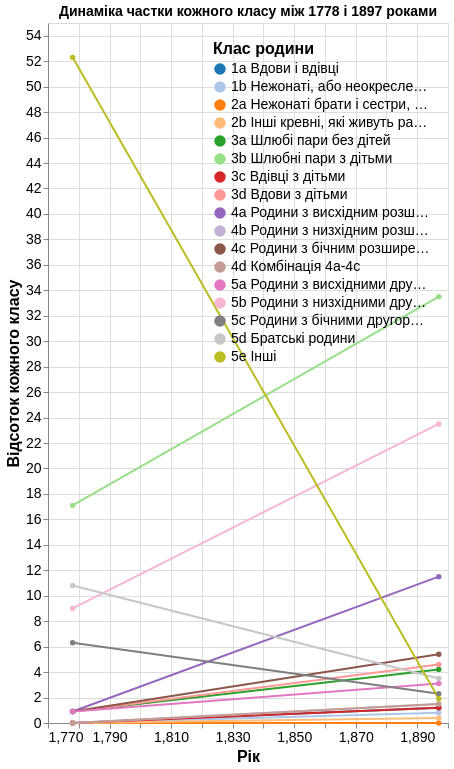

Notebook source saved alongside this figure:
### Markdown cell above
#### Як змінився класовий розподіл з часом

І останнім питанням, що ми розглянемо буде "Як змінився класовий розподіл з часом". Для цього я побудую простенький лінійний графік з лише 2ма точками на вісі x.
Так ми зможемо відразу побачити тенденцію на зріст чи спад кожного з класів:

### Code cell
line_chart = alt.Chart(family).mark_line(point=True).encode(
    x = alt.X("Рік джерела:Q", title = "Рік", axis = alt.Axis(titleFontSize = 16, labelFontSize = 14)),
    y = alt.Y("% кожного класу", title = "Відсоток кожного класу", axis = alt.Axis(titleFontSize = 16, labelFontSize = 14)),
    color = alt.Color("Клас", title = "Клас родини", scale = alt.Scale(scheme = "category20"),
                      legend = alt.Legend(orient = "top-right",titleFontSize = 16, labelFontSize = 14, labelLimit = 200))
).properties(
    width = 400,
    height = 700,
    title = alt.TitleParams(
        text = "Динаміка частки кожного класу між 1778 і 1897 роками",
        anchor = "middle",
        fontSize = 14))

line_chart

### Figure 1 — Vega-Lite specification as saved in the notebook (floating-point values rounded to 4 significant figures)
{"config": {"view": {"continuousWidth": 300, "continuousHeight": 300}}, "data": {"name": "data-18b64afda49f630a12409113942682b0"}, "mark": {"type": "line", "point": true}, "encoding": {"color": {"field": "Клас", "legend": {"labelFontSize": 14, "labelLimit": 200, "orient": "top-right", "titleFontSize": 16}, "scale": {"scheme": "category20"}, "title": "Клас родини", "type": "nominal"}, "x": {"axis": {"labelFontSize": 14, "titleFontSize": 16}, "field": "Рік джерела", "title": "Рік", "type": "quantitative"}, "y": {"axis": {"labelFontSize": 14, "titleFontSize": 16}, "field": "% кожного класу", "title": "Відсоток кожного класу", "type": "quantitative"}}, "height": 700, "title": {"text": "Динаміка частки кожного класу між 1778 і 1897 роками", "anchor": "middle", "fontSize": 14}, "width": 400, "$schema": "https://vega.github.io/schema/vega-lite/v5.20.1.json", "datasets": {"data-18b64afda49f630a12409113942682b0": [{"Категорія": "Самотні особи", "Клас": "1a Вдови і вдівці", "Кількість": 0, "%": 0.0, "% кожного класу": 0.0, "Усього по категоріях": null, "Рік джерела": 1778}, {"Категорія": "Самотні особи", "Клас": "1b Нежонаті, або неокресленого цивільного стану", "Кількість": 0, "%": 0.0, "% кожного класу": 0.0, "Усього по категоріях": 0.0, "Рік джерела": 1778}, {"Категорія": "Безструктурні", "Клас": "2a Нежонаті брати і сестри, які живуть разом", "Кількість": 0, "%": 0.0, "% кожного класу": 0.0, "Усього по категоріях": null, "Рік джерела": 1778}, {"Категорія": "Безструктурні", "Клас": "2b Інші кревні, які живуть разом", "Кількість": 0, "%": 0.0, "% кожного класу": 0.0, "Усього по категоріях": 0.0, "Рік джерела": 1778}, {"Категорія": "Нуклеарні", "Клас": "3a Шлюбі пари без дітей", "Кількість": 1, "%": 18.9, "% кожного класу": 0.9, "Усього по категоріях": null, "Рік джерела": 1778}, {"Категорія": "Нуклеарні", "Клас": "3b Шлюбні пари з дітьми", "Кількість": 19, "%": 18.9, "% кожного класу": 17.1, "Усього по категоріях": null, "Рік джерела": 1778}, {"Категорія": "Нуклеарні", "Клас": "3c Вдівці з дітьми", "Кількість": 0, "%": 18.9, "% кожного класу": 0.0, "Усього по категоріях": null, "Рік джерела": 1778}, {"Категорія": "Нуклеарні", "Клас": "3d Вдови з дітьми", "Кількість": 1, "%": 18.9, "% кожного класу": 0.9, "Усього по категоріях": 21.0, "Рік джерела": 1778}, {"Категорія": "Розширені", "Клас": "4a Родини з висхідним розширенням", "Кількість": 1, "%": 1.8, "% кожного класу": 0.9, "Усього по категоріях": null, "Рік джерела": 1778}, {"Категорія": "Розширені", "Клас": "4b Родини з низхідним розширенням", "Кількість": 0, "%": 1.8, "% кожного класу": 0.0, "Усього по категоріях": null, "Рік джерела": 1778}, {"Категорія": "Розширені", "Клас": "4c Родини з бічним розширенням", "Кількість": 1, "%": 1.8, "% кожного класу": 0.9, "Усього по категоріях": null, "Рік джерела": 1778}, {"Категорія": "Розширені", "Клас": "4d Комбінація 4a-4c", "Кількість": 0, "%": 1.8, "% кожного класу": 0.0, "Усього по категоріях": 2.0, "Рік джерела": 1778}, {"Категорія": "Мультифокальні", "Клас": "5a Родини з висхідними другорядними ядрами", "Кількість": 1, "%": 79.3, "% кожного класу": 0.9, "Усього по категоріях": null, "Рік джерела": 1778}, {"Категорія": "Мультифокальні", "Клас": "5b Родини з низхідними другорядними ядрами", "Кількість": 10, "%": 79.3, "% кожного класу": 9.0, "Усього по категоріях": null, "Рік джерела": 1778}, {"Категорія": "Мультифокальні", "Клас": "5c Родини з бічними другорядними ядрами", "Кількість": 7, "%": 79.3, "% кожного класу": 6.3, "Усього по категоріях": null, "Рік джерела": 1778}, {"Категорія": "Мультифокальні", "Клас": "5d Братські родини", "Кількість": 12, "%": 79.3, "% кожного класу": 10.8, "Усього по категоріях": null, "Рік джерела": 1778}, {"Категорія": "Мультифокальні", "Клас": "5e Інші", "Кількість": 58, "%": 79.3, "% кожного класу": 52.3, "Усього по категоріях": 88.0, "Рік джерела": 1778}, {"Категорія": "Самотні особи", "Клас": "1a Вдови і вдівці", "Кількість": 3, "%": 1.9, "% кожного класу": 1.2, "Усього по категоріях": null, "Рік джерела": 1897}, {"Категорія": "Самотні особи", "Клас": "1b Нежонаті, або неокресленого цивільного стану", "Кількість": 2, "%": 1.9, "% кожного класу": 0.8, "Усього по категоріях": 5.0, "Рік джерела": 1897}, {"Категорія": "Безструктурні", "Клас": "2a Нежонаті брати і сестри, які живуть разом", "Кількість": 0, "%": 0.4, "% кожного класу": 0.0, "Усього по категоріях": null, "Рік джерела": 1897}, {"Категорія": "Безструктурні", "Клас": "2b Інші кревні, які живуть разом", "Кількість": 1, "%": 0.4, "% кожного класу": 0.4, "Усього по категоріях": 1.0, "Рік джерела": 1897}, {"Категорія": "Нуклеарні", "Клас": "3a Шлюбі пари без дітей", "Кількість": 11, "%": 43.5, "% кожного класу": 4.2, "Усього по категоріях": null, "Рік джерела": 1897}, {"Категорія": "Нуклеарні", "Клас": "3b Шлюбні пари з дітьми", "Кількість": 87, "%": 43.5, "% кожного класу": 33.5, "Усього по категоріях": null, "Рік джерела": 1897}, {"Категорія": "Нуклеарні", "Клас": "3c Вдівці з дітьми", "Кількість": 3, "%": 43.5, "% кожного класу": 1.2, "Усього по категоріях": null, "Рік джерела": 1897}, {"Категорія": "Нуклеарні", "Клас": "3d Вдови з дітьми", "Кількість": 12, "%": 43.5, "% кожного класу": 4.6, "Усього по категоріях": 113.0, "Рік джерела": 1897}, {"Категорія": "Розширені", "Клас": "4a Родини з висхідним розширенням", "Кількість": 30, "%": 20.0, "% кожного класу": 11.5, "Усього по категоріях": null, "Рік джерела": 1897}, {"Категорія": "Розширені", "Клас": "4b Родини з низхідним розширенням", "Кількість": 4, "%": 20.0, "% кожного класу": 1.5, "Усього по категоріях": null, "Рік джерела": 1897}, {"Категорія": "Розширені", "Клас": "4c Родини з бічним розширенням", "Кількість": 14, "%": 20.0, "% кожного класу": 5.4, "Усього по категоріях": null, "Рік джерела": 1897}, {"Категорія": "Розширені", "Клас": "4d Комбінація 4a-4c", "Кількість": 4, "%": 20.0, "% кожного класу": 1.5, "Усього по категоріях": 52.0, "Рік джерела": 1897}, {"Категорія": "Мультифокальні", "Клас": "5a Родини з висхідними другорядними ядрами", "Кількість": 8, "%": 34.2, "% кожного класу": 3.1, "Усього по категоріях": null, "Рік джерела": 1897}, {"Категорія": "Мультифокальні", "Клас": "5b Родини з низхідними другорядними ядрами", "Кількість": 61, "%": 34.2, "% кожного класу": 23.5, "Усього по категоріях": null, "Рік джерела": 1897}, {"Категорія": "Мультифокальні", "Клас": "5c Родини з бічними другорядними ядрами", "Кількість": 6, "%": 34.2, "% кожного класу": 2.3, "Усього по категоріях": null, "Рік джерела": 1897}, {"Категорія": "Мультифокальні", "Клас": "5d Братські родини", "Кількість": 9, "%": 34.2, "% кожного класу": 3.5, "Усього по категоріях": null, "Рік джерела": 1897}, {"Категорія": "Мультифокальні", "Клас": "5e Інші", "Кількість": 5, "%": 34.2, "% кожного класу": 1.9, "Усього по категоріях": 89.0, "Рік джерела": 1897}]}}
